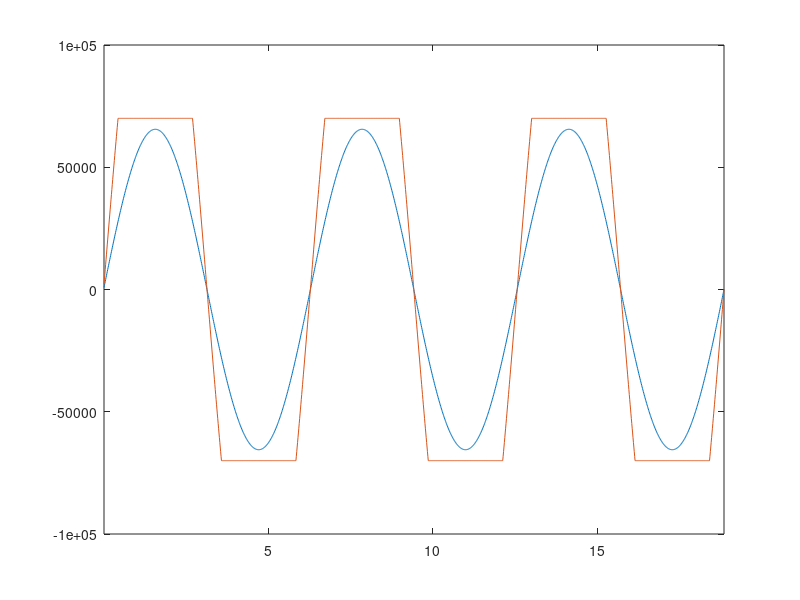

The MATLAB source for this figure:
%% create sound wave in samples

% set variables
numPeriods = 3;
numSamples = 1500;
numBits = 16;
amplitude = 2^(numBits)-1
gainDB = 8; %dB
gainLin = 10^(gainDB/20)
thresh = 0.7*1e5



% index vector
n = 1:numSamples;
index = n*(2*pi*numPeriods/numSamples);

% create input sinusoid
x = amplitude*sin(index);

% amplify
yGain = x*gainLin;

% clip
yDist = yGain;
for i = 1:length(yDist)
    if abs(yDist(i)) > thresh
        yDist(i) = yDist(i)/abs(yDist(i))*thresh;
    end
end

% plot all 3 on the same plot
figure;
plot(index, x)
hold on
% plot(index, yGain)
plot(index, yDist)
xlim([index(1),index(end)])